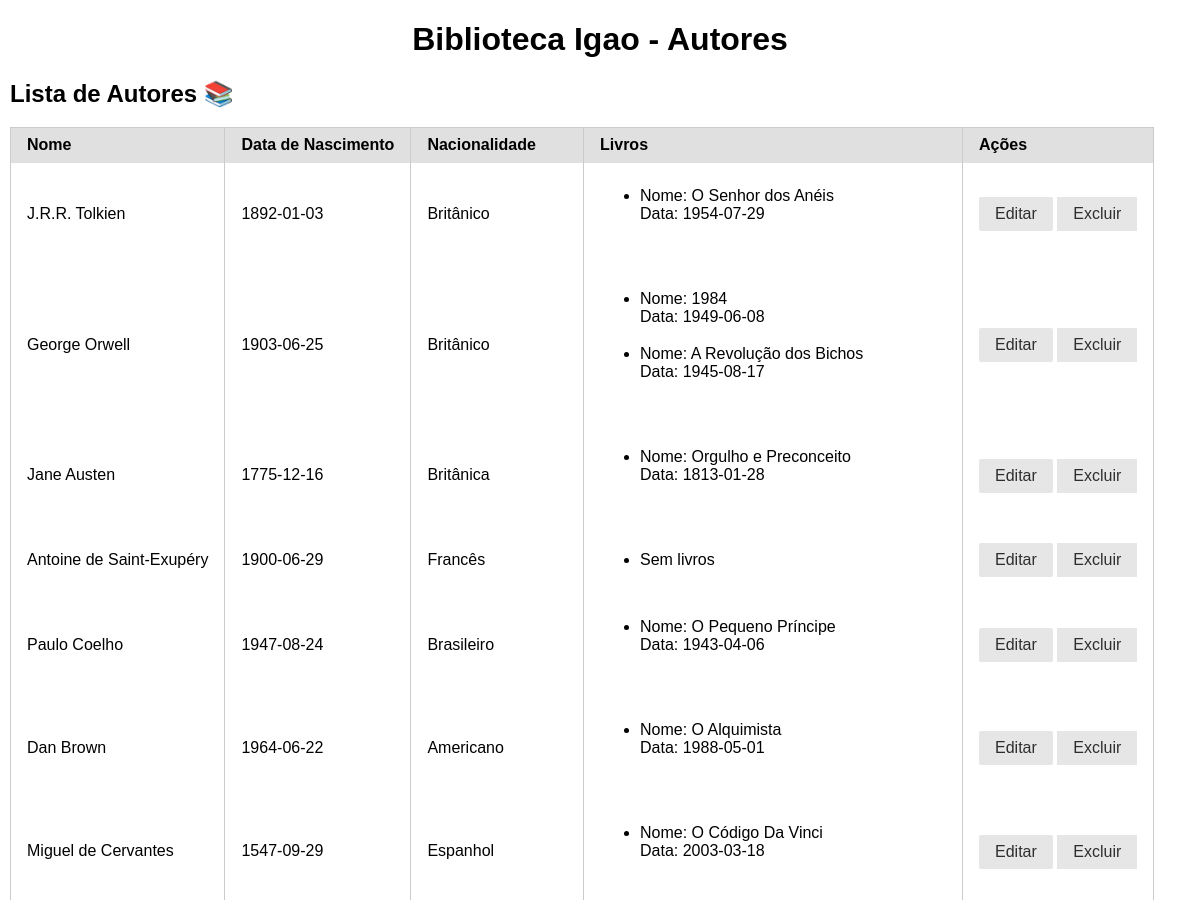
Before: /authors/autores (upper part) with the older database file.
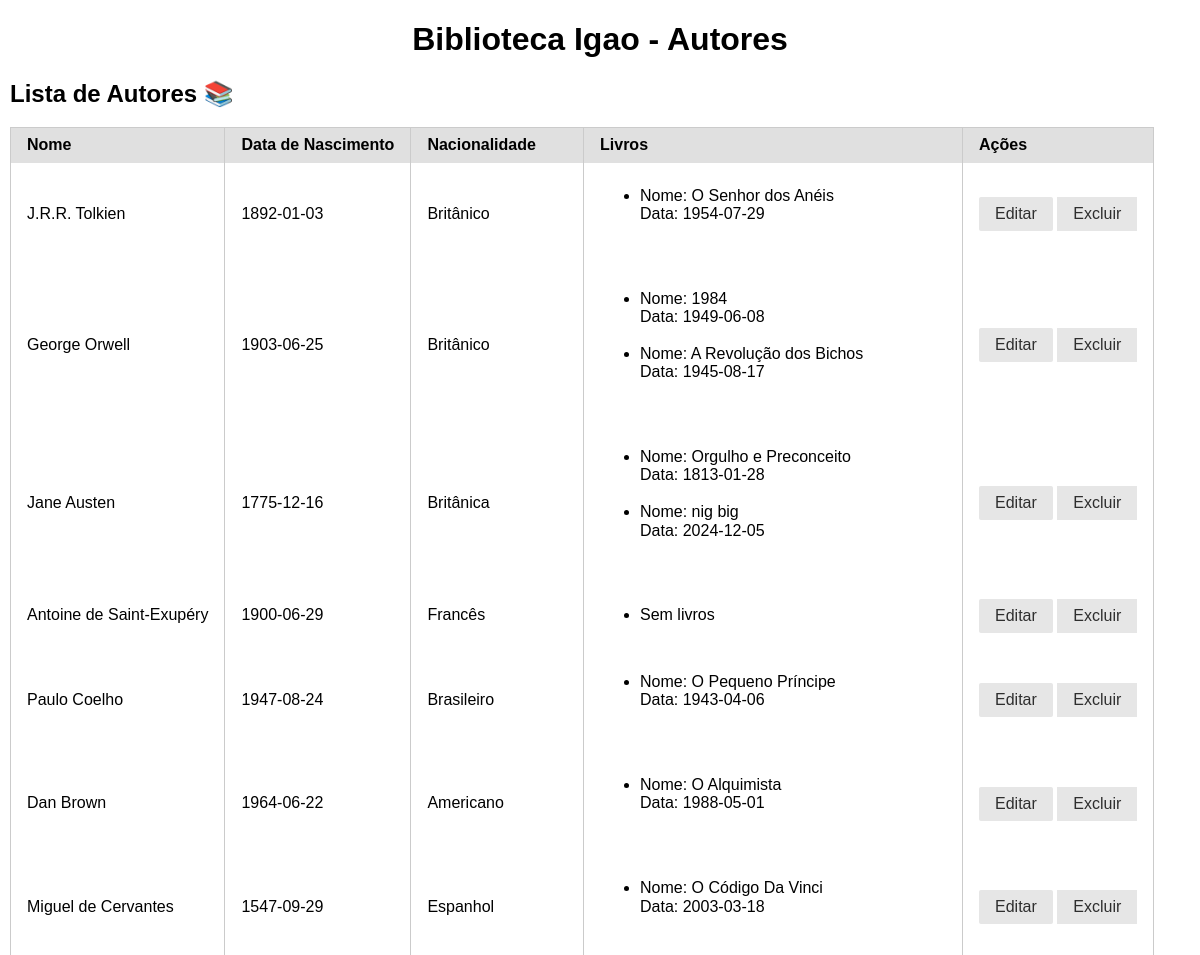
After: the same page with the newer database file.
### Uniao/model/Autores.py (models this page shows)
class Autores(database.Model):
    id = database.Column(database.Integer, primary_key=True)
    nome = database.Column(database.String(100), nullable=False)
    data_nascimento = database.Column(database.Date, nullable=True)
    nacionalidade = database.Column(database.String(50), nullable=False)
    livros = database.relationship("Livros", back_populates="autor", lazy=True)
    def JSonificar(self):
        return {
            "id": self.id,
            "nome": self.nome,
            "data_nascimento": self.data_nascimento.isoformat() if self.data_nascimento else None,
            "nacionalidade": self.nacionalidade,
            "livros": [livro.JSonificar() for livro in self.livros]
        }

### Uniao/model/Livros.py (models this page shows)
class Livros(database.Model):
    id = database.Column(database.Integer, primary_key=True)
    titulo = database.Column(database.String(150), nullable=False)
    isbn = database.Column(database.String(13), unique=True, nullable=False)
    data_publicacao = database.Column(database.Date, nullable=True)
    autor_id = database.Column(database.Integer, database.ForeignKey("autores.id"), nullable=True)
    categoria_id = database.Column(database.Integer, database.ForeignKey("categorias.id"), nullable=True)
    quantidade_total = database.Column(database.Integer, nullable=False)
    quantidade_disponivel = database.Column(database.Integer, nullable=True)
    autor = database.relationship("Autores", back_populates="livros", lazy=True)
    categoria = database.relationship("Categorias", back_populates="livros", lazy=True)
    reservas = database.relationship("Reservas", back_populates="livro", lazy=True)
    emprestimos = database.relationship("Emprestimos", back_populates="livro", lazy=True)
    def JSonificar(self):
        return {
            "id": self.id,
            "titulo": self.titulo,
            "isbn": self.isbn,
            "data_publicacao": self.data_publicacao.isoformat() if self.data_publicacao else None,
            "autor": self.autor.nome if self.autor else "Autor não definido",
            "categoria": self.categoria.nome if self.categoria else "Categoria não definida",
            "quantidade_total": self.quantidade_total,
            "quantidade_disponivel": self.quantidade_disponivel
        }

### Uniao/controller/AutorController.py (the view)
@authorController.route("/autores", methods=["GET"])
def view_autores():
    try:
        autores_json = autorRepository.searchAutoresJSON()
        return render_template("Autor/autores.html", autores=autores_json)
    except Exception as e:
        flash(f"Erro ao carregar autores: {e}", "error")
        return render_template("Autor/autores.html", autores=[])

### Uniao/DAO/AutorDAO.py (called while the page is built)
    @staticmethod
    def searchAutores():
        try:
            return Autores.query.all()
        except SQLAlchemyError as e:
            print(f"Erro ao buscar autores: {e}")
            return []

### Uniao/repository/AutorRepository.py (called while the page is built)
    def searchAutoresJSON(self):
        try:
            autores = self.autorDAO.searchAutores()
            return [autor.JSonificar() for autor in autores]
        except Exception as e:
            print(f"Erro ao buscar autores: {e}")
            return []

### Uniao/templates/Autor/autores.html (shortened to what this page needs)
<!DOCTYPE html>
<html lang="pt-br">
<head>
    <link rel="stylesheet" href="{{ url_for('static', filename='css/base.css') }}">
    <link rel="stylesheet" href="{{ url_for('static', filename='css/formulario.css') }}">
    <link rel="stylesheet" href="{{ url_for('static', filename='css/table.css') }}">
</head>
<body>
    <header>
        <h1 class="centralizar">Biblioteca Igao - Autores</h1>
    </header>
    <main>
        <h2>Lista de Autores 📚</h2>
        <table class="pure-table">
            <thead>
                <tr>
                    <th>Nome</th>
                    <th>Data de Nascimento</th>
                    <th>Nacionalidade</th>
                    <th>Livros</th>
                    <th>Ações</th>
                </tr>
            </thead>
            <tbody>
                {% if autores %}
                    {% for autor in autores %}
                    <tr>
                        <td>{{ autor.nome }}</td>
                        <td>{{ autor.data_nascimento }}</td>
                        <td>{{ autor.nacionalidade }}</td>
                        <td>
                            <ul>
                                {% for livro in autor.livros %}
                                    <li>Nome: {{ livro.titulo }}<br> Data: {{ livro.data_publicacao }}</li><br>
                                {% else %}
                                    <li>Sem livros</li>
                                {% endfor %}
                            </ul>
                        </td>
                        <td>
                            <a href="{{ url_for('bp_autores.edit_autor', id=autor.id) }}" class="pure-button pure-button-secondary">Editar</a>
                            <form action="{{ url_for('bp_autores.delete_autor', id=autor.id) }}" method="POST" style="display:inline;">
                                <button type="submit" class="pure-button pure-button-error" onclick="return confirm('Tem certeza que deseja excluir este autor?')">Excluir</button>
                            </form>
                        </td>
                    </tr>
                    {% endfor %}
                {% else %}
                    <tr>
                        <td colspan="5">Nenhum autor encontrado.</td>
                    </tr>
                {% endif %}
            </tbody>
        </table>
    </main>
</body>
</html>

Changed rows visible on the page:
added Livros: titulo "nig big"
Other visible differences:
new list line: "Nome: Data: 2024-12-05"
